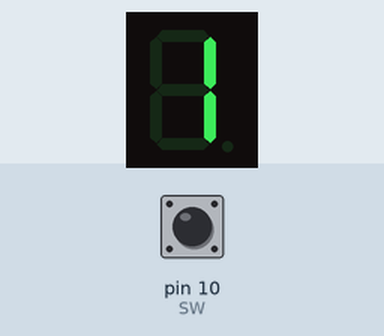
Simulated run of this sketch. Board: Arduino Uno, built with avr-gcc and run on an emulated ATmega328P. Parts: 1-digit seven-segment display. Wiring (inferred from the names in the program): 1-digit 7-segment display, segments lit when HIGH: segments pin 2, pin 3, pin 4, pin 5, pin 6, pin 7, pin 8, pin 9. The inputs (shaded band) are chosen by the test bench; at power-on: pin 10 (SW) HIGH. The segment pins are drawn as the display they are named for.

Above: at 1.2 s.
1.3 s: pin 10 (SW) pulled LOW for 1 s
At 2.37 s:
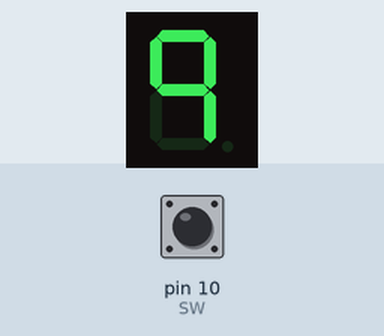
5.3 s: pin 10 (SW) pulled LOW for 0.15 s
At 6.5 s:
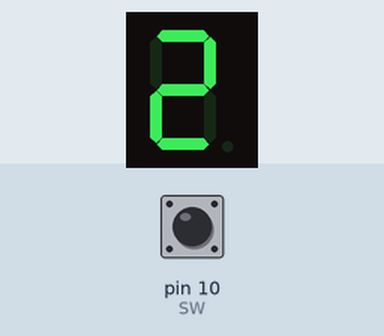
8.4 s: pin 10 (SW) pulled LOW for 3.2 s
At 12.8 s:
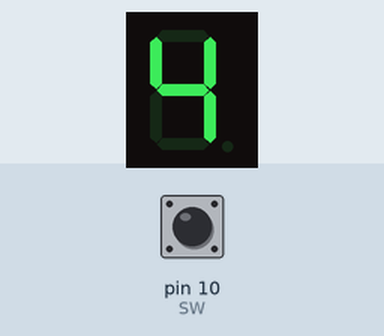
14.6 s: pin 10 (SW) pulled LOW for 3.2 s
At 18.8 s:
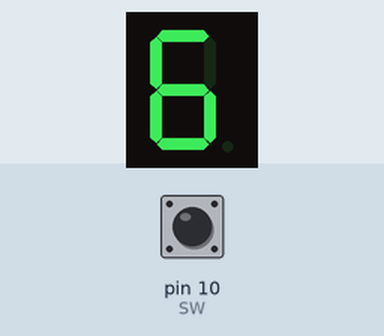
20.8 s: pin 10 (SW) pulled LOW for 0.15 s
At 22.1 s:
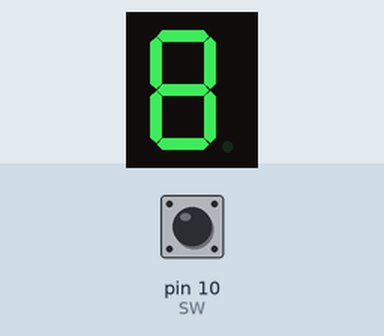
Timing chart, 0 to 23.8 s (numbered marks = the images above; inputs shaded):
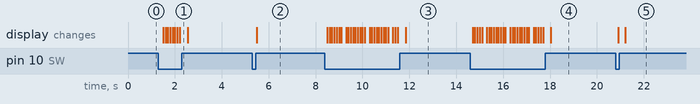

The sketch:

7seg_example.ino
```cpp
/*
codigo pertencente a golfins studios
autor: jabutirsom64
objetivo: imprimir números em um display de 7 segmentos
linguagem: arduino c/c++
*/


#define a 2
#define b 3
#define c 4
#define d 5
#define e 6
#define f 7
#define g 8
#define dp 9
void svsbg()
{

  pinMode(a, OUTPUT);
  pinMode(b, OUTPUT);
  pinMode(c, OUTPUT);
  pinMode(d, OUTPUT);
  pinMode(e, OUTPUT);
  pinMode(f, OUTPUT);
  pinMode(g, OUTPUT);
  pinMode(dp, OUTPUT);
}
void point()
{
  digitalWrite(dp,1);
}
void cpoint()
{
digitalWrite(dp,0);
}

void clearD()
{
  digitalWrite(a,0);
  digitalWrite(b,0);
  digitalWrite(c,0);
  digitalWrite(d,0);
  digitalWrite(e,0);
  digitalWrite(f,0);
  digitalWrite(g,0);
}
void zero()
{
  digitalWrite(a,1);
  digitalWrite(b,1);
  digitalWrite(c,1);
  digitalWrite(d,1);
  digitalWrite(e,1);
  digitalWrite(f,1);

}
void digitONE()
{
    digitalWrite(b,1);
    digitalWrite(c,1);

}
void digitTWO()
{
    digitalWrite(a,1);
    digitalWrite(b,1);
    digitalWrite(g,1);
    digitalWrite(e,1);
    digitalWrite(d,1);
}
void digitTRE()
{
    digitalWrite(a,1);
    digitalWrite(b,1);
    digitalWrite(g,1);
    digitalWrite(c,1);
    digitalWrite(d,1);
}
void digitFOR()
{
    digitalWrite(f,1);
    digitalWrite(b,1);
    digitalWrite(g,1);
    digitalWrite(c,1);

}
void digitFIVE()
{
    digitalWrite(a,1);
    digitalWrite(f,1);
    digitalWrite(g,1);
    digitalWrite(c,1);
    digitalWrite(d,1);
}
void digitSIX()
{
    digitalWrite(a,1);
    digitalWrite(f,1);
    digitalWrite(g,1);
    digitalWrite(c,1);
    digitalWrite(e,1);
    digitalWrite(d,1);
}
void digitSV()
{
    digitalWrite(a,1);
    digitalWrite(b,1);
    digitalWrite(c,1);

}
void digitEIG()
{
  digitalWrite(a,1);
  digitalWrite(b,1);
  digitalWrite(c,1);
  digitalWrite(d,1);
  digitalWrite(e,1);
  digitalWrite(f,1);
  digitalWrite(g,1);
}
void digitNINE()
{
    digitalWrite(a,1);
    digitalWrite(b,1);
    digitalWrite(g,1);
    digitalWrite(f,1);
    digitalWrite(c,1);
}
#define SW 10
int ct =0;
void setup() {
svsbg();
pinMode(SW, INPUT_PULLUP);
}
void loop() {
if(!digitalRead(SW))
{
  ct++;
  delay(100);
}
switch(ct)
{
case 0:
clearD();
zero();
case 1:
clearD();
digitONE();
break;
case 2:
clearD();
digitTWO();
break;
case 3:
clearD();
digitTRE();
break;
case 4:
clearD();
digitFOR();
break;
case 5:
clearD();
digitFIVE();
break;
case 6:
clearD();
digitSIX();
break;
case 7:
clearD();
digitSV();
break;
case 8:
clearD();
digitEIG();
break;
case 9:
clearD();
digitNINE();
break;
}
if(ct >= 10)
{
  ct =0;
}
}
```

Measured:
- after the input at 1.3 s, the display: first changes after 0.20 s (image 1 shows a later state)
- after the input at 5.3 s, the display: changes after 0.20 s (image 2)
- after the input at 8.4 s, the display: first changes after 0.10 s (image 3 shows a later state)
- after the input at 14.6 s, the display: first changes after 0.10 s (image 4 shows a later state)
- after the input at 20.8 s, the display: first changes after 0.10 s (image 5 shows a later state)
